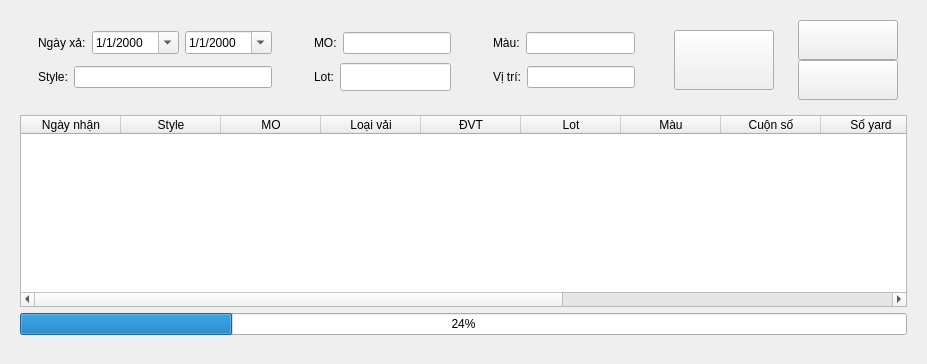
      <widget class="QWidget" name="tab_5">
       <attribute name="title">
        <string>Xả vải</string>
       </attribute>
       <layout class="QVBoxLayout" name="verticalLayout_19">
        <item>
         <widget class="QWidget" name="widget_30" native="true">
          <layout class="QHBoxLayout" name="horizontalLayout_18">
           <item>
            <widget class="QWidget" name="widget_26" native="true">
             <layout class="QVBoxLayout" name="verticalLayout_14">
              <item>
               <widget class="QWidget" name="widget_27" native="true">
                <layout class="QHBoxLayout" name="horizontalLayout_20">
                 <property name="topMargin">
                  <number>0</number>
                 </property>
                 <property name="bottomMargin">
                  <number>0</number>
                 </property>
                 <item>
                  <widget class="QLabel" name="label_5">
                   <property name="text">
                    <string>Ngày xả:</string>
                   </property>
                  </widget>
                 </item>
                 <item>
                  <widget class="QDateEdit" name="de201">
                   <property name="displayFormat">
                    <string>d/M/yyyy</string>
                   </property>
                   <property name="calendarPopup">
                    <bool>true</bool>
                   </property>
                  </widget>
                 </item>
                 <item>
                  <widget class="QDateEdit" name="de202">
                   <property name="displayFormat">
                    <string>d/M/yyyy</string>
                   </property>
                   <property name="calendarPopup">
                    <bool>true</bool>
                   </property>
                  </widget>
                 </item>
                </layout>
               </widget>
              </item>
              <item>
               <widget class="QWidget" name="widget_36" native="true">
                <layout class="QHBoxLayout" name="horizontalLayout_21">
                 <property name="topMargin">
                  <number>0</number>
                 </property>
                 <property name="bottomMargin">
                  <number>0</number>
                 </property>
                 <item>
                  <widget class="QLabel" name="label_10">
                   <property name="text">
                    <string>Style:</string>
                   </property>
                  </widget>
                 </item>
                 <item>
                  <widget class="QLineEdit" name="tb201">
                   <property name="text">
                    <string/>
                   </property>
                  </widget>
                 </item>
                </layout>
               </widget>
              </item>
             </layout>
            </widget>
           </item>
           <item>
            <widget class="QWidget" name="widget_37" native="true">
             <layout class="QVBoxLayout" name="verticalLayout_15">
              <item>
               <widget class="QWidget" name="widget_38" native="true">
                <layout class="QHBoxLayout" name="horizontalLayout_22">
                 <property name="topMargin">
                  <number>0</number>
                 </property>
                 <property name="bottomMargin">
                  <number>0</number>
                 </property>
                 <item>
                  <widget class="QLabel" name="label_14">
                   <property name="text">
                    <string>MO:</string>
                   </property>
                  </widget>
                 </item>
                 <item>
                  <widget class="QLineEdit" name="tb202">
                   <property name="text">
                    <string/>
                   </property>
                  </widget>
                 </item>
                </layout>
               </widget>
              </item>
              <item>
               <widget class="QWidget" name="widget_39" native="true">
                <layout class="QHBoxLayout" name="horizontalLayout_23">
                 <property name="topMargin">
                  <number>0</number>
                 </property>
                 <property name="bottomMargin">
                  <number>0</number>
                 </property>
                 <item>
                  <widget class="QLabel" name="label_15">
                   <property name="text">
                    <string>Lot:</string>
                   </property>
                  </widget>
                 </item>
                 <item>
                  <widget class="QLineEdit" name="tb203">
                   <property name="sizePolicy">
                    <sizepolicy hsizetype="Expanding" vsizetype="Preferred">
                     <horstretch>0</horstretch>
                     <verstretch>0</verstretch>
                    </sizepolicy>
                   </property>
                   <property name="text">
                    <string/>
                   </property>
                  </widget>
                 </item>
                </layout>
               </widget>
              </item>
             </layout>
            </widget>
           </item>
           <item>
            <widget class="QWidget" name="widget_40" native="true">
             <layout class="QVBoxLayout" name="verticalLayout_16">
              <item>
               <widget class="QWidget" name="widget_41" native="true">
                <layout class="QHBoxLayout" name="horizontalLayout_24">
                 <property name="topMargin">
                  <number>0</number>
                 </property>
                 <property name="bottomMargin">
                  <number>0</number>
                 </property>
                 <item>
                  <widget class="QLabel" name="label_16">
                   <property name="text">
                    <string>Màu:</string>
                   </property>
                  </widget>
                 </item>
                 <item>
                  <widget class="QLineEdit" name="tb204">
                   <property name="text">
                    <string/>
                   </property>
                  </widget>
                 </item>
                </layout>
               </widget>
              </item>
              <item>
               <widget class="QWidget" name="widget_42" native="true">
                <layout class="QHBoxLayout" name="horizontalLayout_25">
                 <property name="topMargin">
                  <number>0</number>
                 </property>
                 <property name="bottomMargin">
                  <number>0</number>
                 </property>
                 <item>
                  <widget class="QLabel" name="label_17">
                   <property name="text">
                    <string>Vị trí:</string>
                   </property>
                  </widget>
                 </item>
                 <item>
                  <widget class="QLineEdit" name="tb205">
                   <property name="text">
                    <string/>
                   </property>
                  </widget>
                 </item>
                </layout>
               </widget>
              </item>
             </layout>
            </widget>
           </item>
           <item>
            <widget class="QWidget" name="widget_43" native="true"/>
           </item>
           <item>
            <widget class="QWidget" name="widget_44" native="true">
             <layout class="QHBoxLayout" name="horizontalLayout_26">
              <item>
               <widget class="QPushButton" name="bt205">
                <property name="minimumSize">
                 <size>
                  <width>100</width>
                  <height>60</height>
                 </size>
                </property>
                <property name="toolTip">
                 <string>Tìm kiếm</string>
                </property>
                <property name="text">
                 <string/>
                </property>
                <property name="icon">
                 <iconset resource="resources.qrc">
                  <normaloff>:/icons/icons/search.svg</normaloff>:/icons/icons/search.svg</iconset>
                </property>
                <property name="iconSize">
                 <size>
                  <width>30</width>
                  <height>30</height>
                 </size>
                </property>
               </widget>
              </item>
             </layout>
            </widget>
           </item>
           <item>
            <widget class="QWidget" name="widget_46" native="true">
             <layout class="QVBoxLayout" name="verticalLayout_18">
              <property name="spacing">
               <number>0</number>
              </property>
              <property name="topMargin">
               <number>0</number>
              </property>
              <property name="bottomMargin">
               <number>0</number>
              </property>
              <item>
               <widget class="QPushButton" name="bt203">
                <property name="minimumSize">
                 <size>
                  <width>100</width>
                  <height>40</height>
                 </size>
                </property>
                <property name="toolTip">
                 <string>Quét mã QR xả vải</string>
                </property>
                <property name="text">
                 <string/>
                </property>
                <property name="icon">
                 <iconset resource="resources.qrc">
                  <normaloff>:/icons/icons/maximize.svg</normaloff>:/icons/icons/maximize.svg</iconset>
                </property>
                <property name="iconSize">
                 <size>
                  <width>30</width>
                  <height>30</height>
                 </size>
                </property>
               </widget>
              </item>
              <item>
               <widget class="QPushButton" name="bt204">
                <property name="minimumSize">
                 <size>
                  <width>100</width>
                  <height>40</height>
                 </size>
                </property>
                <property name="toolTip">
                 <string>Tải xuống file Excel</string>
                </property>
                <property name="text">
                 <string/>
                </property>
                <property name="icon">
                 <iconset resource="resources.qrc">
                  <normaloff>:/icons/icons/download.svg</normaloff>:/icons/icons/download.svg</iconset>
                </property>
                <property name="iconSize">
                 <size>
                  <width>30</width>
                  <height>30</height>
                 </size>
                </property>
               </widget>
              </item>
             </layout>
            </widget>
           </item>
          </layout>
         </widget>
        </item>
        <item>
         <widget class="QWidget" name="widget_47" native="true">
          <property name="sizePolicy">
           <sizepolicy hsizetype="Preferred" vsizetype="Expanding">
            <horstretch>0</horstretch>
            <verstretch>0</verstretch>
           </sizepolicy>
          </property>
          <layout class="QHBoxLayout" name="horizontalLayout_27">
           <property name="spacing">
            <number>0</number>
           </property>
           <property name="topMargin">
            <number>0</number>
           </property>
           <property name="bottomMargin">
            <number>0</number>
           </property>
           <item>
            <widget class="QTableWidget" name="tableWidget_2">
             <column>
              <property name="text">
               <string>Ngày nhận</string>
              </property>
             </column>
             <column>
              <property name="text">
               <string>Style</string>
              </property>
             </column>
             <column>
              <property name="text">
               <string>MO</string>
              </property>
             </column>
             <column>
              <property name="text">
               <string>Loại vải</string>
              </property>
             </column>
             <column>
              <property name="text">
               <string>ĐVT</string>
              </property>
             </column>
             <column>
              <property name="text">
               <string>Lot</string>
              </property>
             </column>
             <column>
              <property name="text">
               <string>Màu</string>
              </property>
             </column>
             <column>
              <property name="text">
               <string>Cuộn số</string>
              </property>
             </column>
             <column>
              <property name="text">
               <string>Số yard</string>
              </property>
             </column>
             <column>
              <property name="text">
               <string>Vị trí</string>
              </property>
             </column>
             <column>
              <property name="text">
               <string>ID</string>
              </property>
             </column>
             <column>
              <property name="text">
               <string>Thời gian xả vải</string>
              </property>
             </column>
             <column>
              <property name="text">
               <string>Số giờ xả</string>
              </property>
             </column>
            </widget>
           </item>
          </layout>
         </widget>
        </item>
        <item>
         <widget class="QWidget" name="widget_35" native="true">
          <layout class="QVBoxLayout" name="verticalLayout_10">
           <property name="spacing">
            <number>0</number>
           </property>
           <property name="topMargin">
            <number>0</number>
           </property>
           <property name="bottomMargin">
            <number>0</number>
           </property>
           <item>
            <widget class="QProgressBar" name="progressBar_2">
             <property name="value">
              <number>24</number>
             </property>
            </widget>
           </item>
           <item>
            <widget class="QLabel" name="lb201">
             <property name="font">
              <font>
               <pointsize>12</pointsize>
              </font>
             </property>
             <property name="styleSheet">
              <string notr="true"/>
             </property>
             <property name="text">
              <string/>
             </property>
             <property name="alignment">
              <set>Qt::AlignCenter</set>
             </property>
            </widget>
           </item>
          </layout>
         </widget>
        </item>
       </layout>
      </widget>
